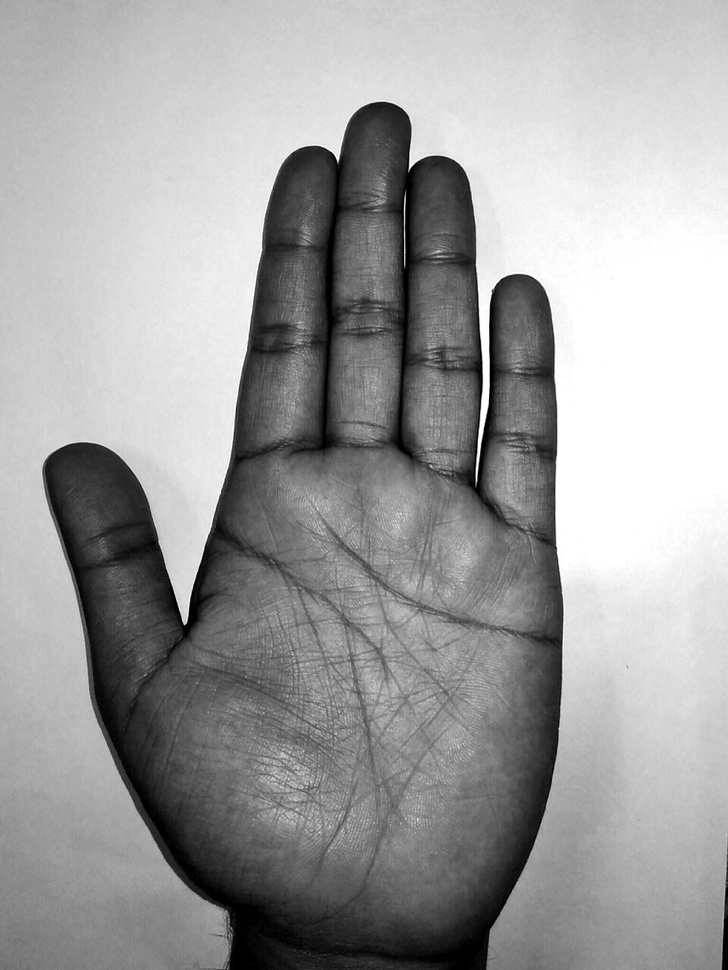
#> input picture code/images/3.jpg, 728 x 970 px, shrunk from 960 x 1279 before the run
$ python checktrend.py
#> lines starting #> are read from the running program, lines starting #| are printed output that depends on the picture; after the words box and inside, x2 and y2 are one past the last pixel; in counts of white or black regions, pixels touching at a corner belong together
import cv2
import numpy as np
from matplotlib import pyplot as plt
import Image

img = cv2.imread('images/3.jpg')
#> img is the input picture: shape (970, 728, 3); min 0, max 255, mean 158.6


edges = cv2.Canny(img,70,90)
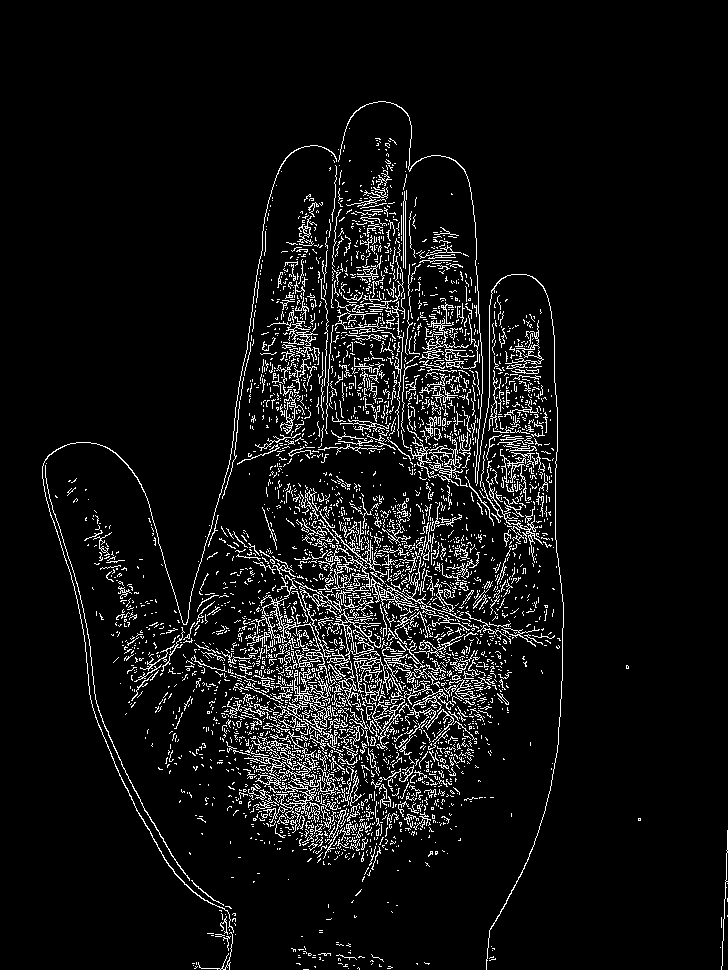
#> edges: shape (970, 728); 6.7% white in thin lines or dots, all inside (x1, y1, x2, y2) = (42, 101, 728, 970)
cv2.imwrite('edge.jpg',edges)

plt.subplot(121),plt.imshow(img,cmap = 'gray')
plt.title('Original Image'), plt.xticks([]), plt.yticks([])
plt.subplot(122),plt.imshow(edges,cmap = 'gray')
plt.title('Edge Image'), plt.xticks([]), plt.yticks([])

plt.show()
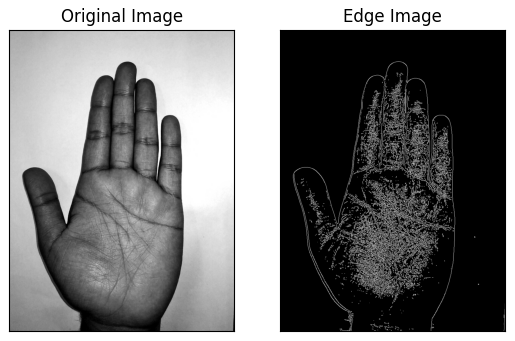
#> figure drawn by matplotlib, 2 panels
